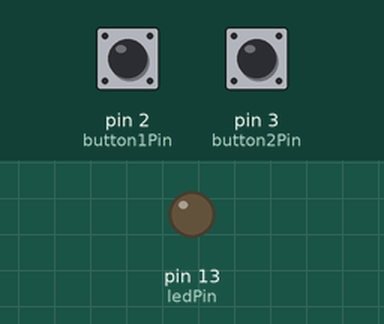
Recording of a sketch running on a simulated Arduino Uno, built with avr-gcc and run on an emulated ATmega328P. On the bench: output pins drawn as LEDs (lit = HIGH). The test bench sets the inputs (shaded band); at power-on: pin 2 (button1Pin) HIGH, pin 3 (button2Pin) HIGH.

Above: at 1.2 s.
1.3 s: pin 2 (button1Pin) pulled LOW for 0.15 s
At 1.37 s:
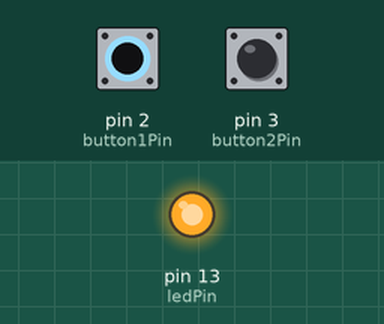
2.9 s: pin 2 (button1Pin) pulled LOW for 3.2 s
At 7.3 s:
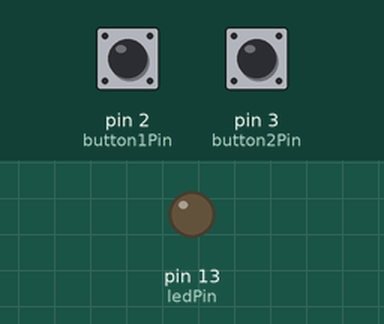
7.6 s: pin 3 (button2Pin) pulled LOW for 3.2 s
At 8.4 s:
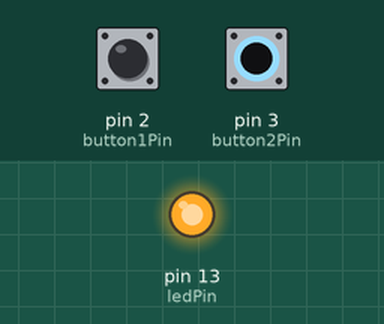
Timing chart, 0 to 12.3 s (numbered marks = the images above; inputs shaded):
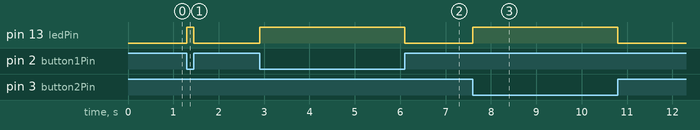

Measured:
- after the input at 1.3 s, pin 13 (ledPin): LOW → HIGH at once, → LOW 0.15 s later
- after the input at 2.9 s, pin 13 (ledPin): LOW → HIGH at once, → LOW 3.2 s later
- after the input at 7.6 s, pin 13 (ledPin): LOW → HIGH at once, → LOW 3.2 s later

The sketch:

circuit5.ino
```cpp
 int button1Pin = 2;  // pushbutton 1 pin
int button2Pin = 3;  // pushbutton 2 pin
const int ledPin =  13;    // LED pin


void setup()
{
  // Set up the pushbutton pins to be an input:
pinMode(button1Pin, INPUT);

  pinMode(button2Pin, INPUT);

  // Set up the LED pin to be an output:
  pinMode(ledPin, OUTPUT);

}
void loop()
{
  int button1State, button2State;  // variables to hold the pushbutton states

  button1State = digitalRead(button1Pin);
  button2State = digitalRead(button2Pin);

  if (((button1State == LOW) || (button2State == LOW))  // if we're pushing button 1 OR button 2
      && !                                               // AND we're NOT
      ((button1State == LOW) && (button2State == LOW))) // pushing button 1 AND button 2
                                                        // then...
  {
    digitalWrite(ledPin, HIGH);  // turn the LED on
  }
  else
  {
    digitalWrite(ledPin, LOW);  // turn the LED off
  }

}
```
